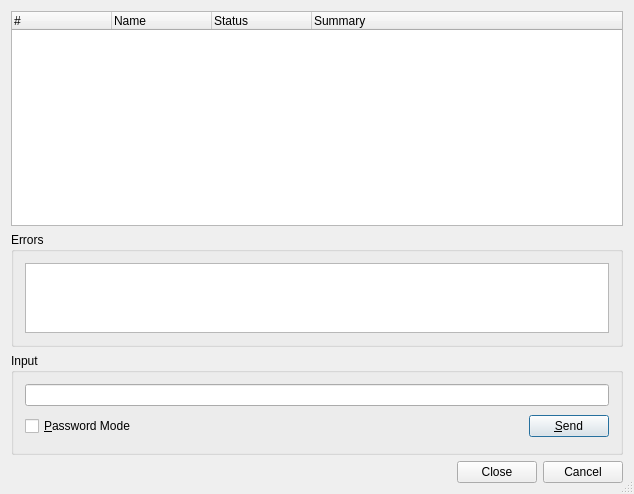
<?xml version="1.0" encoding="UTF-8"?>
<ui version="4.0">
 <class>HgQueuesListDialog</class>
 <widget class="QDialog" name="HgQueuesListDialog">
  <property name="geometry">
   <rect>
    <x>0</x>
    <y>0</y>
    <width>634</width>
    <height>494</height>
   </rect>
  </property>
  <property name="windowTitle">
   <string>List of Patches</string>
  </property>
  <property name="whatsThis">
   <string>&lt;b&gt;List of Patches&lt;/b&gt;
&lt;p&gt;This dialog shows a list of applied and unapplied patches.&lt;/p&gt;</string>
  </property>
  <property name="sizeGripEnabled">
   <bool>true</bool>
  </property>
  <layout class="QVBoxLayout">
   <item>
    <widget class="QTreeWidget" name="patchesList">
     <property name="sizePolicy">
      <sizepolicy hsizetype="Expanding" vsizetype="Expanding">
       <horstretch>0</horstretch>
       <verstretch>2</verstretch>
      </sizepolicy>
     </property>
     <property name="whatsThis">
      <string>&lt;b&gt;Patches List&lt;/b&gt;
&lt;p&gt;This shows a list of applied and unapplied patches.&lt;/p&gt;</string>
     </property>
     <property name="alternatingRowColors">
      <bool>true</bool>
     </property>
     <property name="rootIsDecorated">
      <bool>false</bool>
     </property>
     <property name="itemsExpandable">
      <bool>false</bool>
     </property>
     <column>
      <property name="text">
       <string notr="true">#</string>
      </property>
      <property name="toolTip">
       <string/>
      </property>
      <property name="textAlignment">
       <set>AlignLeft|AlignVCenter</set>
      </property>
     </column>
     <column>
      <property name="text">
       <string>Name</string>
      </property>
     </column>
     <column>
      <property name="text">
       <string>Status</string>
      </property>
     </column>
     <column>
      <property name="text">
       <string>Summary</string>
      </property>
     </column>
    </widget>
   </item>
   <item>
    <widget class="QGroupBox" name="errorGroup">
     <property name="sizePolicy">
      <sizepolicy hsizetype="Preferred" vsizetype="Expanding">
       <horstretch>0</horstretch>
       <verstretch>1</verstretch>
      </sizepolicy>
     </property>
     <property name="title">
      <string>Errors</string>
     </property>
     <layout class="QVBoxLayout">
      <item>
       <widget class="QTextEdit" name="errors">
        <property name="readOnly">
         <bool>true</bool>
        </property>
        <property name="acceptRichText">
         <bool>false</bool>
        </property>
       </widget>
      </item>
     </layout>
    </widget>
   </item>
   <item>
    <widget class="QGroupBox" name="inputGroup">
     <property name="title">
      <string>Input</string>
     </property>
     <layout class="QGridLayout">
      <item row="1" column="1">
       <spacer>
        <property name="orientation">
         <enum>Qt::Horizontal</enum>
        </property>
        <property name="sizeType">
         <enum>QSizePolicy::Expanding</enum>
        </property>
        <property name="sizeHint" stdset="0">
         <size>
          <width>327</width>
          <height>29</height>
         </size>
        </property>
       </spacer>
      </item>
      <item row="1" column="2">
       <widget class="QPushButton" name="sendButton">
        <property name="toolTip">
         <string>Press to send the input to the hg process</string>
        </property>
        <property name="text">
         <string>&amp;Send</string>
        </property>
        <property name="shortcut">
         <string>Alt+S</string>
        </property>
       </widget>
      </item>
      <item row="0" column="0" colspan="3">
       <widget class="QLineEdit" name="input">
        <property name="toolTip">
         <string>Enter data to be sent to the hg process</string>
        </property>
       </widget>
      </item>
      <item row="1" column="0">
       <widget class="QCheckBox" name="passwordCheckBox">
        <property name="toolTip">
         <string>Select to switch the input field to password mode</string>
        </property>
        <property name="text">
         <string>&amp;Password Mode</string>
        </property>
        <property name="shortcut">
         <string>Alt+P</string>
        </property>
       </widget>
      </item>
     </layout>
    </widget>
   </item>
   <item>
    <widget class="QDialogButtonBox" name="buttonBox">
     <property name="orientation">
      <enum>Qt::Horizontal</enum>
     </property>
     <property name="standardButtons">
      <set>QDialogButtonBox::Cancel|QDialogButtonBox::Close</set>
     </property>
    </widget>
   </item>
  </layout>
 </widget>
 <layoutdefault spacing="6" margin="11"/>
 <pixmapfunction>qPixmapFromMimeSource</pixmapfunction>
 <tabstops>
  <tabstop>input</tabstop>
  <tabstop>passwordCheckBox</tabstop>
  <tabstop>sendButton</tabstop>
  <tabstop>patchesList</tabstop>
  <tabstop>errors</tabstop>
  <tabstop>buttonBox</tabstop>
 </tabstops>
 <resources/>
 <connections/>
</ui>
